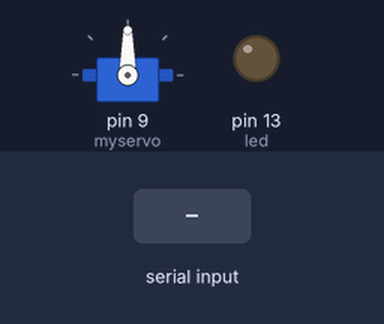
Bench run of a sketch on a simulated Arduino Uno, built with avr-gcc and run on an emulated ATmega328P. Shown: servo, output pins drawn as LEDs (lit = HIGH). Inputs (shaded band) come from the test bench.

Above: at 1.2 s.
1.3 s: "1" received over Serial
At 1.45 s:
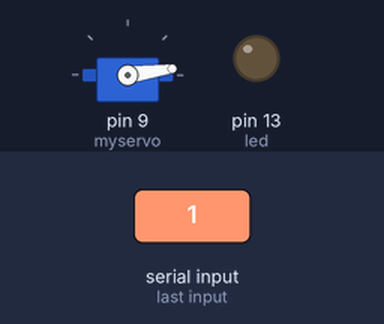
At 5.1 s:
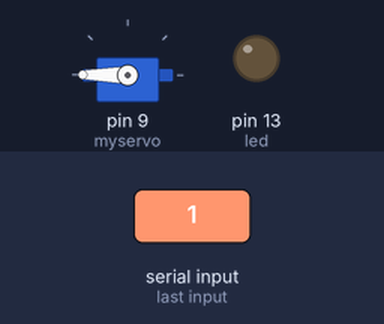
Timing chart, 0 to 10.3 s (numbered marks = the images above; inputs shaded):
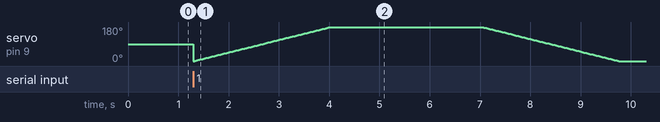

The sketch:

codigoArduino.ino
```cpp
int option;
int led = 13;

#include <Servo.h>

Servo myservo;  // create servo object to control a servo
int pos = 0;    // variable to store the servo position

void setup() {
  Serial.begin(9600);
  pinMode(led, OUTPUT);
  myservo.attach(9);  // attaches the servo on pin 9 to the servo object
}

void loop() {
  //si existe datos disponibles los leemos
  if (Serial.available() > 0) {
    //leemos la opcion enviada
    option = Serial.read();
    if (option == '1') {
      for (pos = 0; pos <= 180; pos += 1) { // goes from 0 degrees to 180 degrees
        // in steps of 1 degree
        myservo.write(pos);              // tell servo to go to position in variable 'pos'
        delay(15);                       // waits 15ms for the servo to reach the position
      }
      delay (3000); // 3 segundos para entrar por la puerta.
      for (pos = 180; pos >= 0; pos -= 1) { // goes from 180 degrees to 0 degrees
        myservo.write(pos);              // tell servo to go to position in variable 'pos'
        delay(15);                       // waits 15ms for the servo to reach the position
      }
      option = 0;
    }
  }
}
```
